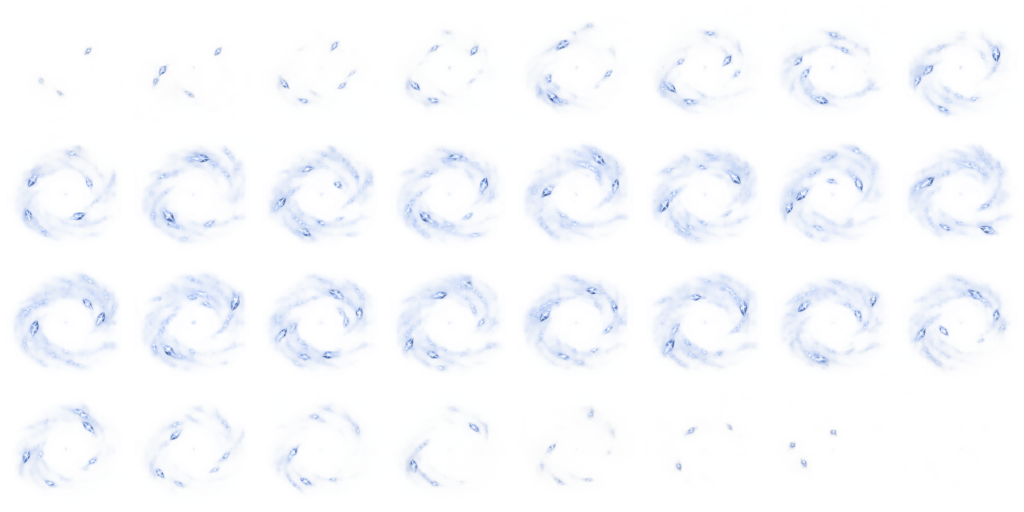
#> input picture Docs/Boss/AirBoss/AttackResample_v01/Original/Attack_Blizzard_AirBoss_32F_v01.png, 2048 x 1024 px, given in place of Attack_Lightning_VerticalGrowth_AirBoss_32F_v01.png, which was not available (shown at 1/2 size)
$ python preview.py
#> lines starting #> are read from the running program, lines starting #| are printed output that depends on the picture
from pathlib import Path
from PIL import Image, ImageDraw
p=Path(__file__).resolve().parent
out=Image.new('RGB',(1200,1000),(25,32,43));draw=ImageDraw.Draw(out)
#> after `out = Image.new('RGB', (1200, 1000), (25, 32, 43))`:
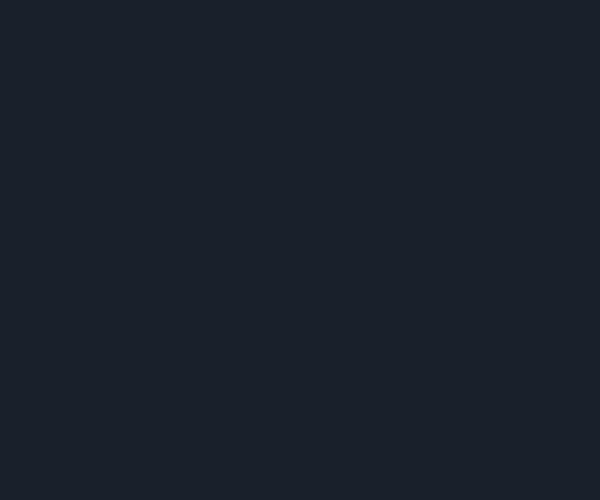
#> out: PIL image 1200x1000 RGB (shown at 1/2 size); mean R, G, B 25, 32, 43
draw.text((20,12),'BEFORE (same display size)',fill='white');draw.text((620,12),'AFTER (same display size)',fill='white')
jobs=[('Attack_Lightning_VerticalGrowth_AirBoss_32F_v01.png',(1536,768,1920,1536),2,(190,610),0,'Large lightning: Scale 50 x 80'),('Attack_IcePush_IceMass_32F_v01.png',(768,256,1024,512),4,(300,300),640,'Ice mass: Scale 50 x 50')]
for name,box,factor,size,y,label in jobs:
    draw.text((20,y+40),label,fill='white')
    for side,folder in enumerate(['Original','Prepared']):
        with Image.open(p/folder/name) as src:
#> src is the input picture: PIL image 2048x1024 RGBA; mean R, G, B, A 91, 112.9, 146.8, 14.6
            b=box if side==0 else tuple(v*factor for v in box)
            im=src.convert('RGBA').crop(b).convert('RGBa').resize(size,Image.Resampling.BILINEAR).convert('RGBA')
            out.paste(im,(side*600+20,y+65),im)
#> pass 2 of the loop `for name,box,factor,size,y,label in jobs:`:
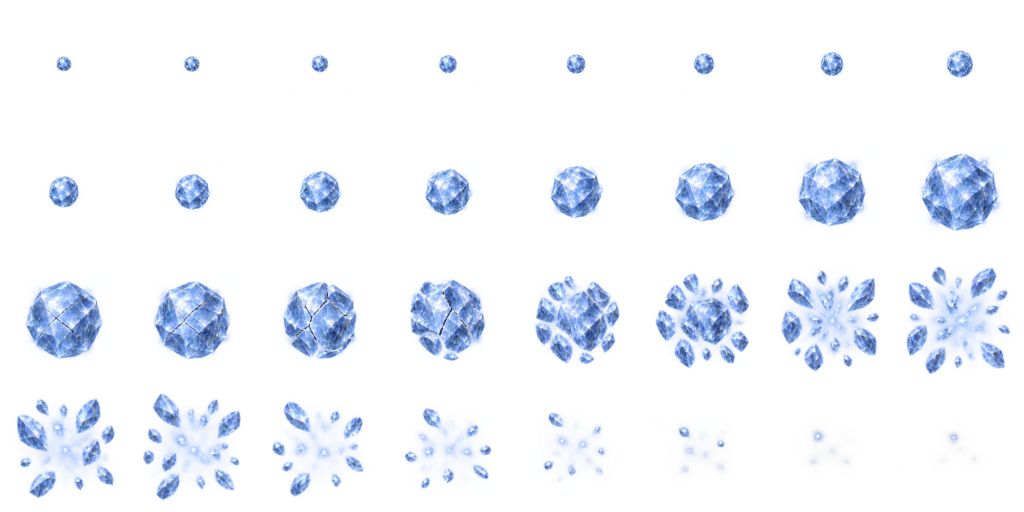
#> input picture Docs/Boss/AirBoss/AttackResample_v01/Original/Attack_IcePush_IceMass_32F_v01.png, 2048 x 1024 px (shown at 1/2 size)
#> src is the input picture: PIL image 2048x1024 RGBA; mean R, G, B, A 43.8, 62.5, 80.1, 31.8
#> `im=src.convert('RGBA').crop(b).convert('RGBa').resize(size,Image.Resam..`:
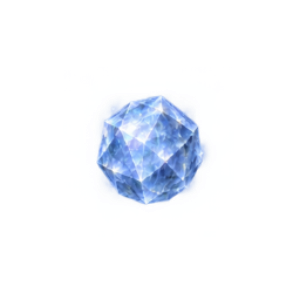
#> im: PIL image 300x300 RGBA; mean R, G, B, A 20.4, 38.4, 47.7, 24.3; transparent parts drawn white
#> `out.paste(im,(side*600+20,y+65),im)`:
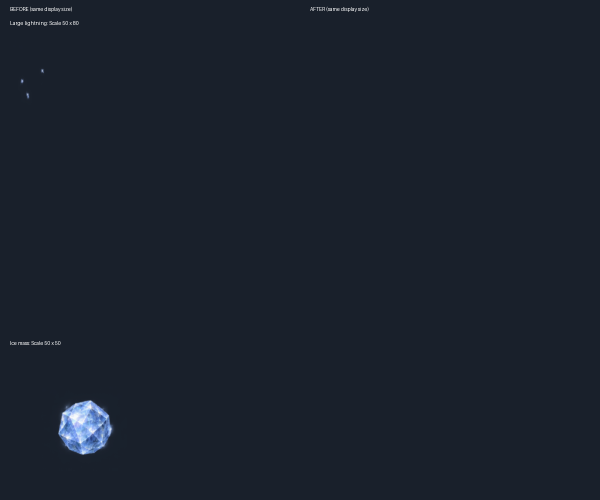
#> out: PIL image 1200x1000 RGB (shown at 1/2 size); mean R, G, B 26, 33.2, 44.5
out.save(p/'Comparison.png')
